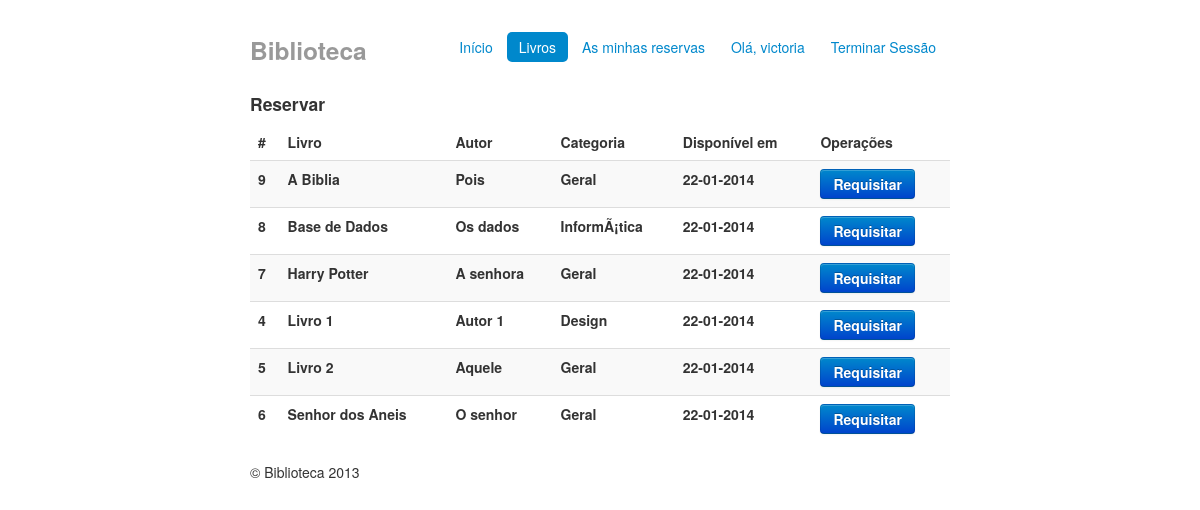
Page /index.php?do=livros (signed in) on the committed database.
### tables this page shows
CREATE TABLE `Livro` (
  `ID_Livro` int(11) NOT NULL AUTO_INCREMENT,
  `nome` varchar(120) NOT NULL,
  `autor` varchar(120) NOT NULL,
  `edicao` varchar(120) NOT NULL,
  `data` int(11) NOT NULL,
  PRIMARY KEY (`ID_Livro`)
);

CREATE TABLE `Categoria` (
  `ID_Categoria` int(11) NOT NULL AUTO_INCREMENT,
  `Nome` varchar(30) NOT NULL,
  PRIMARY KEY (`ID_Categoria`)
);

### models/basededados.php (called while the page is built, shortened)
<?php
	function lista($tabela,$ordem="",$asc="",$limiteInferior="",$limiteSuperior="") {
		$limite = '';
		if($ordem != '' && $asc != '') {
			$ordem = "ORDER BY ".$ordem." ".$asc;
		}
		$s = "SELECT * FROM ".$tabela." ".$ordem." ".$limite;
		$q = mysql_query($s) or die(mysql_error());
		if(mysql_num_rows($q) > 0) {
			while($result[] = mysql_fetch_object($q));
			return $result;
		} else {
			return false;
		}
	}
	function pesquisaCategoriaLivro($id_livro) {
		$s = "SELECT Categoria.nome FROM Categoria,Categoria_Livro WHERE Categoria.ID_Categoria = Categoria_Livro.ID_Categoria AND Categoria_Livro.ID_Livro = $id_livro";
		$q = mysql_query($s) or die(mysql_error());
		if(mysql_num_rows($q) > 0) {
			$res = mysql_fetch_row($q);
			return $res[0];
		}
	}
	function calcDisponibilidade($ID_Livro) {
		$s = "SELECT dataentrega FROM Reserva WHERE ID_Livro = $ID_Livro ORDER BY dataentrega DESC";
		$q = mysql_query($s) or die(mysql_error());
		if(mysql_num_rows($q) > 0) {
			$res = mysql_fetch_row($q);
			return $res[0];
		}else{
			return time();
		}
	}
?>

### views/listaLivros.php (the view)
<div class="row-fluid">
  <div class="span12">
    <h4>Reservar</h4>
    <table class="table table-striped">
        <thead>
          <tr>
            <th>#</th>
            <th>Livro</th>
            <th>Autor</th>
            <th>Categoria</th>
            <th>Disponível em</th>
            <?php if(isset($_SESSION['ID_Utilizador'])) {?><th>Operações</th><?php }?>
          </tr>
        </thead>
        <tbody>
          <?php foreach($livros as $l) { if(is_object($l)) { ?>
            <tr>
              <th><?=$l->ID_Livro?></th>
              <th><?=$l->nome?></th>
              <th><?=$l->autor?></th>
              <th><?=pesquisaCategoriaLivro($l->ID_Livro)?></th>
              <th><?php
                      if(calcDisponibilidade($l->ID_Livro))
                        echo date('d-m-Y',calcDisponibilidade($l->ID_Livro));
                  ?>
                </th>
              <th><?php if(isset($_SESSION['ID_Utilizador'])) {?> <a href="index.php?do=reservar&livro=<?=$l->ID_Livro?>"<button class="btn btn-primary"> Requisitar </button></a><?php } ?> </th>
            </tr>
          <?php } } ?>
        </tbody>
    </table>
  </div>
</div>

### views/includes/front_template.php (style rules this page uses)
body { padding-top: 20px; padding-bottom: 40px; }

### rows in the picture
livro: ID_Livro "9", nome "A Biblia", autor "Pois", ID_Livro.Nome "Geral", ID_Livro "22-01-2014"
livro: ID_Livro "8", nome "Base de Dados", autor "Os dados", ID_Livro.Nome "InformÃ¡tica", ID_Livro "22-01-2014"
livro: ID_Livro "7", nome "Harry Potter", autor "A senhora", ID_Livro.Nome "Geral", ID_Livro "22-01-2014"
livro: ID_Livro "4", nome "Livro 1", autor "Autor 1", ID_Livro.Nome "Design", ID_Livro "22-01-2014"
livro: ID_Livro "5", nome "Livro 2", autor "Aquele", ID_Livro.Nome "Geral", ID_Livro "22-01-2014"
livro: ID_Livro "6", nome "Senhor dos Aneis", autor "O senhor", ID_Livro.Nome "Geral", ID_Livro "22-01-2014"

### other values in the picture
$_SESSION['nome'] "victoria"
